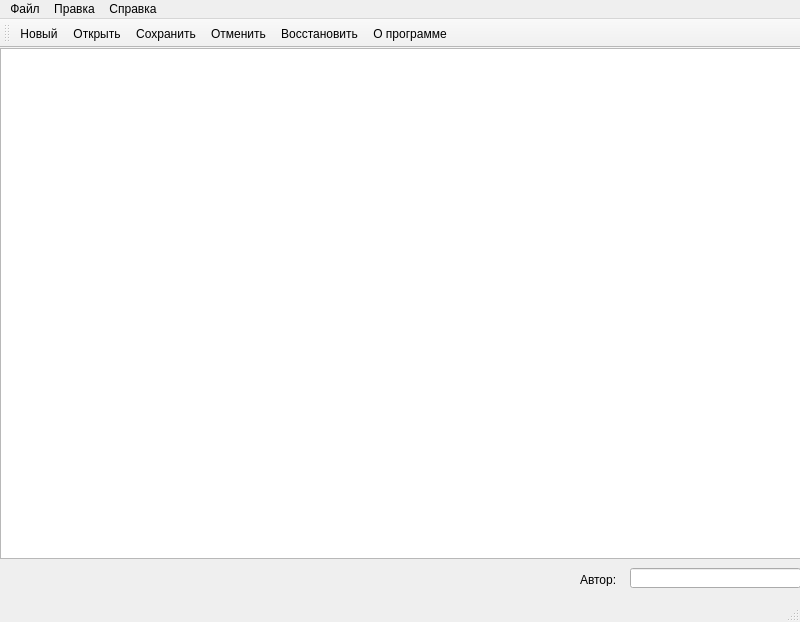
<?xml version="1.0" encoding="UTF-8"?>
<ui version="4.0">
 <class>MainWindow</class>
 <widget class="QMainWindow" name="MainWindow">
  <property name="geometry">
   <rect>
    <x>0</x>
    <y>0</y>
    <width>800</width>
    <height>622</height>
   </rect>
  </property>
  <property name="windowTitle">
   <string>MainWindow</string>
  </property>
  <widget class="QWidget" name="centralwidget">
   <widget class="QPlainTextEdit" name="plainTextEdit">
    <property name="geometry">
     <rect>
      <x>0</x>
      <y>0</y>
      <width>801</width>
      <height>511</height>
     </rect>
    </property>
   </widget>
   <widget class="QLineEdit" name="authorEdit">
    <property name="geometry">
     <rect>
      <x>630</x>
      <y>520</y>
      <width>171</width>
      <height>20</height>
     </rect>
    </property>
   </widget>
   <widget class="QLabel" name="authorLabel">
    <property name="geometry">
     <rect>
      <x>580</x>
      <y>525</y>
      <width>47</width>
      <height>13</height>
     </rect>
    </property>
    <property name="text">
     <string>Автор:</string>
    </property>
   </widget>
  </widget>
  <widget class="QMenuBar" name="menubar">
   <property name="geometry">
    <rect>
     <x>0</x>
     <y>0</y>
     <width>800</width>
     <height>21</height>
    </rect>
   </property>
   <widget class="QMenu" name="menu">
    <property name="title">
     <string>Файл</string>
    </property>
    <widget class="QMenu" name="menu_2">
     <property name="title">
      <string>Открыть</string>
     </property>
     <addaction name="action_open"/>
     <addaction name="action_openReadOnly"/>
    </widget>
    <addaction name="action_new"/>
    <addaction name="menu_2"/>
    <addaction name="action_save"/>
    <addaction name="action_exit"/>
   </widget>
   <widget class="QMenu" name="menu_3">
    <property name="title">
     <string>Правка</string>
    </property>
    <addaction name="action_undo"/>
    <addaction name="action_redo"/>
   </widget>
   <widget class="QMenu" name="menu_4">
    <property name="title">
     <string>Справка</string>
    </property>
    <widget class="QMenu" name="menu_5">
     <property name="title">
      <string>Язык</string>
     </property>
     <addaction name="action_2"/>
     <addaction name="action_3"/>
    </widget>
    <addaction name="action_about"/>
    <addaction name="menu_5"/>
   </widget>
   <addaction name="menu"/>
   <addaction name="menu_3"/>
   <addaction name="menu_4"/>
  </widget>
  <widget class="QStatusBar" name="statusbar"/>
  <widget class="QToolBar" name="toolBar">
   <property name="windowTitle">
    <string>toolBar</string>
   </property>
   <attribute name="toolBarArea">
    <enum>TopToolBarArea</enum>
   </attribute>
   <attribute name="toolBarBreak">
    <bool>false</bool>
   </attribute>
   <addaction name="action_new"/>
   <addaction name="action_open"/>
   <addaction name="action_save"/>
   <addaction name="action_undo"/>
   <addaction name="action_redo"/>
   <addaction name="action_about"/>
  </widget>
  <action name="action_new">
   <property name="icon">
    <iconset resource="res.qrc">
     <normaloff>:/icons/icons/New_icon.png</normaloff>:/icons/icons/New_icon.png</iconset>
   </property>
   <property name="text">
    <string>Новый</string>
   </property>
   <property name="shortcut">
    <string>Ctrl+N</string>
   </property>
  </action>
  <action name="action_open">
   <property name="icon">
    <iconset resource="res.qrc">
     <normaloff>:/icons/icons/Open_icon.png</normaloff>:/icons/icons/Open_icon.png</iconset>
   </property>
   <property name="text">
    <string>Открыть ...</string>
   </property>
   <property name="shortcut">
    <string>Ctrl+O</string>
   </property>
  </action>
  <action name="action_openReadOnly">
   <property name="icon">
    <iconset resource="res.qrc">
     <normaloff>:/icons/icons/Open_icon.png</normaloff>:/icons/icons/Open_icon.png</iconset>
   </property>
   <property name="text">
    <string>Открыть для чтения</string>
   </property>
   <property name="toolTip">
    <string>Открыть для чтения</string>
   </property>
  </action>
  <action name="action_save">
   <property name="icon">
    <iconset resource="res.qrc">
     <normaloff>:/icons/icons/Save_icon.png</normaloff>:/icons/icons/Save_icon.png</iconset>
   </property>
   <property name="text">
    <string>Сохранить</string>
   </property>
   <property name="shortcut">
    <string>Ctrl+S</string>
   </property>
  </action>
  <action name="action_exit">
   <property name="text">
    <string>Выход</string>
   </property>
   <property name="shortcut">
    <string>Ctrl+Q</string>
   </property>
  </action>
  <action name="action_undo">
   <property name="icon">
    <iconset resource="res.qrc">
     <normaloff>:/icons/icons/Undo_icon.png</normaloff>:/icons/icons/Undo_icon.png</iconset>
   </property>
   <property name="text">
    <string>Отменить</string>
   </property>
   <property name="shortcut">
    <string>Ctrl+Z</string>
   </property>
  </action>
  <action name="action_redo">
   <property name="icon">
    <iconset resource="res.qrc">
     <normaloff>:/icons/icons/Redo_icon.png</normaloff>:/icons/icons/Redo_icon.png</iconset>
   </property>
   <property name="text">
    <string>Восстановить</string>
   </property>
   <property name="shortcut">
    <string>Ctrl+Y</string>
   </property>
  </action>
  <action name="action_about">
   <property name="icon">
    <iconset resource="res.qrc">
     <normaloff>:/icons/icons/Help_icon.png</normaloff>:/icons/icons/Help_icon.png</iconset>
   </property>
   <property name="text">
    <string>О программе</string>
   </property>
  </action>
  <action name="action_2">
   <property name="text">
    <string>Русский</string>
   </property>
  </action>
  <action name="action_3">
   <property name="text">
    <string>Английский</string>
   </property>
  </action>
 </widget>
 <resources>
  <include location="res.qrc"/>
 </resources>
 <connections/>
</ui>
